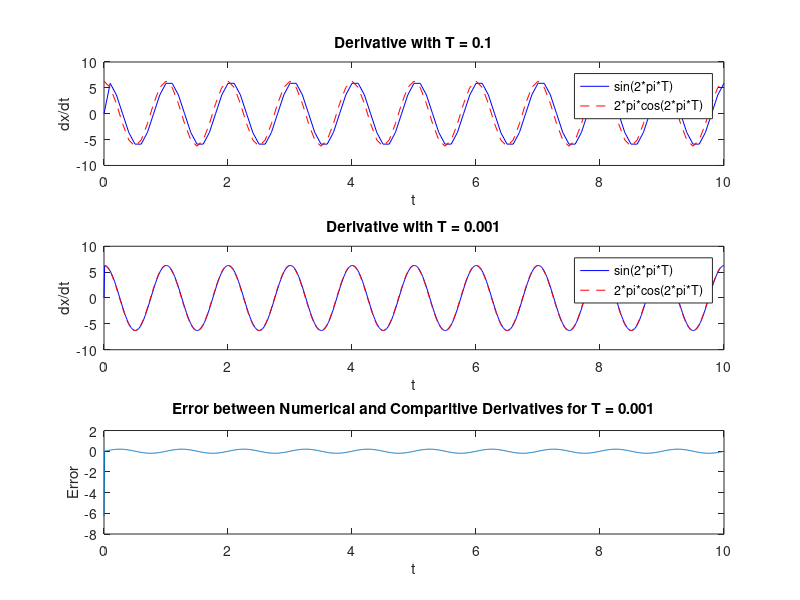

MATLAB code for this plot:
%Defining the function
x = @(t) sin(2*pi*t);

%Defining the time intervals
T1 = 0.1;
T2 = 0.01;

%Defining the discrete time values
t1 = 0:T1:10;
t2 = 0:T2:10;

%Computing x(t) for both time intervals
x_t1 = x(t1);
x_t2 = x(t2);

%Computing the derivative of the signal

%Creating array of zeros of size t1 AND t2
dx_t1 = zeros(size(t1));
dx_t2 = zeros(size(t2));

%Computing for both
for i = 2:length(t1)
    dx_t1(i) = (x_t1(i) - x_t1(i-1))/T1;
end

for i = 2:length(t2)
    dx_t2(i) = (x_t2(i) - x_t2(i-1))/T2;
end

% Comparing real derivative of x(t)
dx_compare = @(t) 2*pi*cos(2*pi*t); 

% Plot the results
figure;

subplot(3,1,1);
plot(t1, dx_t1, 'b', t1, dx_compare(t1), 'r--');
title('Derivative with T = 0.1');
xlabel('t');
ylabel('dx/dt');
legend('sin(2*pi*T)', '2*pi*cos(2*pi*T)');

subplot(3,1,2);
plot(t2, dx_t2, 'b', t2, dx_compare(t2), 'r--');
title('Derivative with T = 0.001');
xlabel('t');
ylabel('dx/dt');
legend('sin(2*pi*T)', '2*pi*cos(2*pi*T)');

subplot(3,1,3);
plot(t2, dx_t2 - dx_compare(t2));
title('Error between Numerical and Comparitive Derivatives for T = 0.001');
xlabel('t');
ylabel('Error');

